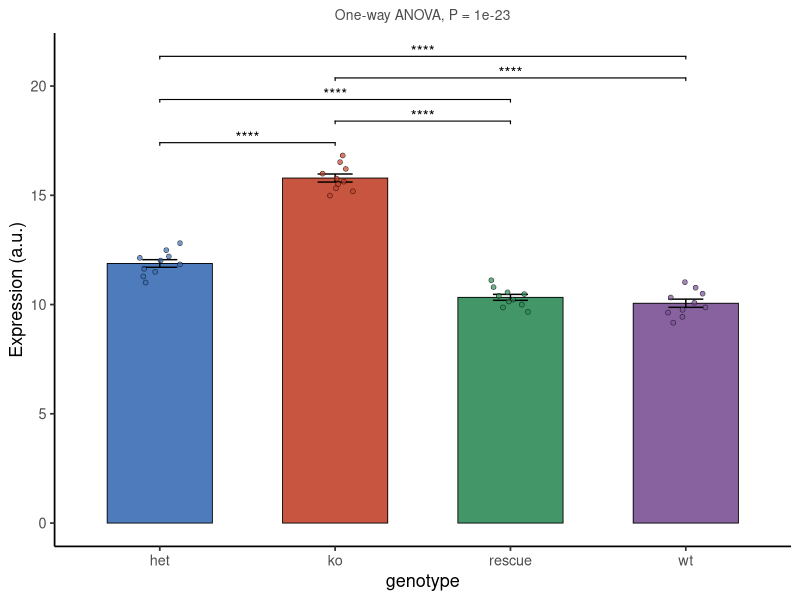

The R source for this figure:
#!/usr/bin/env Rscript
# Standalone reproduction. Run inside the pinned pubready container
# (see REPRODUCE.md) from this bundle folder.
suppressPackageStartupMessages({
  library(ggplot2); library(ggpubr); library(rstatix); library(readr)
})

df <- as.data.frame(read_csv("input_expression.csv", show_col_types = FALSE))
df[["genotype"]] <- factor(df[["genotype"]])
df[["expression"]] <- as.numeric(df[["expression"]])

ph <- rstatix::tukey_hsd(df, expression ~ genotype)
ph$group1 <- as.character(ph$group1); ph$group2 <- as.character(ph$group2)
sig <- ph[which(ph$p.adj < 0.05), , drop = FALSE]

omni <- as.data.frame(rstatix::anova_test(df, expression ~ genotype))
subtitle_txt <- paste0("One-way ANOVA, P = ", formatC(omni$p[1], format = "g", digits = 2))

p <- ggplot(df, aes(x = .data[["genotype"]], y = .data[["expression"]])) +
  stat_summary(aes(fill = .data[["genotype"]]), fun = mean, geom = "bar", width = 0.6, alpha = 0.9, colour = "black", linewidth = 0.3) +
  stat_summary(fun.data = mean_se, geom = "errorbar", width = 0.2) +
  geom_jitter(aes(fill = .data[["genotype"]]), width = 0.12, size = 1.5, alpha = 0.7, shape = 21, stroke = 0.3) +
  scale_fill_manual(values = c("#3B6DB3", "#C1432B", "#2E8B57", "#7A5195")) +
  labs(x = "genotype", y = "Expression (a.u.)", subtitle = subtitle_txt) +
  theme_classic(base_size = 13) +
  theme(legend.position = "none",
        plot.subtitle = element_text(hjust = 0.5, size = 10, colour = "grey30"))
if (nrow(sig) > 0) {
  ymax <- max(df[["expression"]], na.rm = TRUE); rng <- diff(range(df[["expression"]], na.rm = TRUE))
  if (!is.finite(rng) || rng == 0) rng <- max(abs(ymax), 1)
  lv <- levels(df[["genotype"]]); i1 <- match(sig$group1, lv); i2 <- match(sig$group2, lv)
  sig <- sig[order(abs(i2 - i1), pmin(i1, i2)), , drop = FALSE]
  sig$y.position <- ymax + rng * (0.08 + 0.13 * (seq_len(nrow(sig)) - 1))
  sig$lab <- sig$p.adj.signif
  p <- p + stat_pvalue_manual(sig, label = "lab", tip.length = 0.01, bracket.size = 0.4)
}

ggsave("figure_expression_bar.pdf", p, width = 5.4, height = 4.2)
cat("Reproduced figure.\n")
